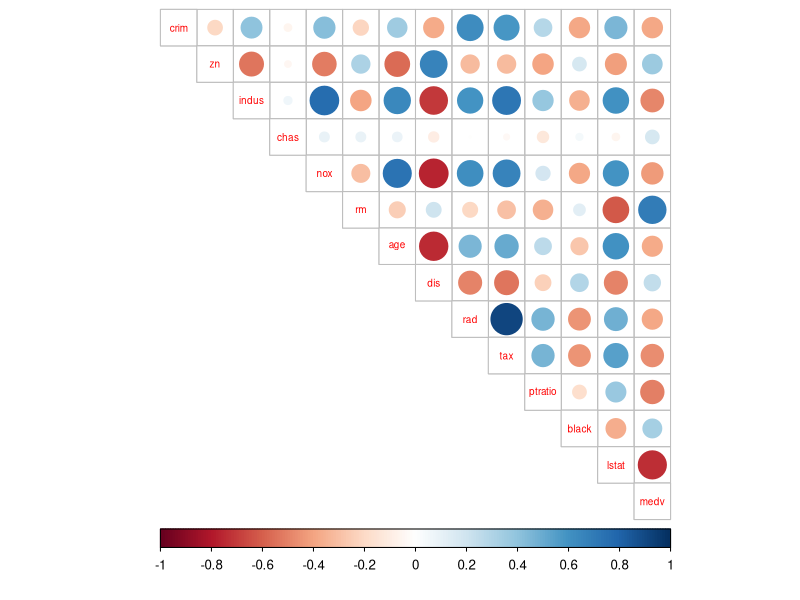
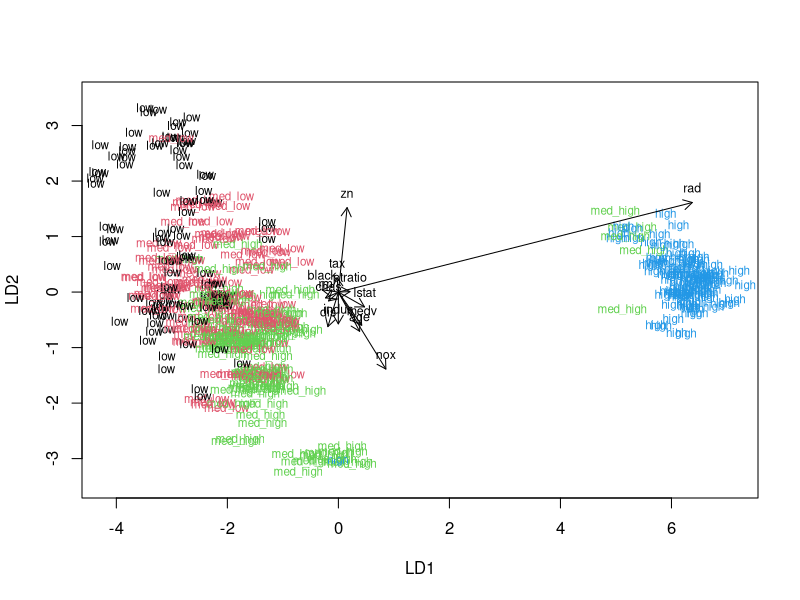
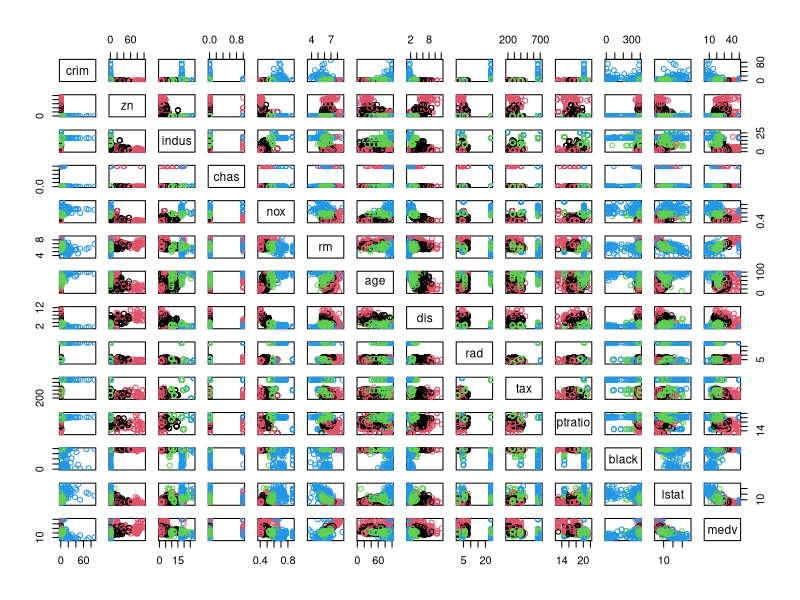

The R source for these figures, in order:
## ---- chunk 1
# access the MASS package
library(MASS)
# load the data
data("Boston")
## ---- chunk 2
# Exploring the dimensions of the data
dim(Boston)
## ---- chunk 3
# Exploring the structure of the data
str(Boston)
## ---- chunk 4
# Getting the summary of the data
summary(Boston)
## ---- chunk 5
library(corrplot, tidyverse)
# calculate the correlation matrix
cor_matrix<-cor(Boston)
# print the correlation matrix
corrplot(cor_matrix, type = "upper", cl.pos = "b", tl.pos = "d", tl.cex = 0.6)
## ---- chunk 6
# center and standardize variables
boston_scaled <- scale(Boston)

# summaries of the scaled variables
summary(boston_scaled)
## ---- chunk 7
# change the object to data frame
boston_scaled <- as.data.frame(boston_scaled)
## ---- chunk 8
# save the scaled crim as scaled_crim
scaled_crim <- boston_scaled$crim

# create a quantile vector of crim and print it
bins <- quantile(scaled_crim)

# create a categorical variable 'crime'
crime <- cut(scaled_crim, breaks = bins, include.lowest = TRUE, label=c("low", "med_low", "med_high", "high"))

# remove original crim from the dataset
boston_scaled <- dplyr::select(boston_scaled, -crim)

# add the new categorical value to scaled data
boston_scaled <- data.frame(boston_scaled, crime)
## ---- chunk 9
# Print summary of the new dataset
summary(boston_scaled)
## ---- chunk 10
# number of rows in the Boston dataset 
n <- nrow(boston_scaled)

# choose randomly 80% of the rows
ind <- sample(n,  size = n * 0.8)

# create train set
train <- boston_scaled[ind,]

# create test set 
test <- boston_scaled[-ind,]

# save the correct classes from test data
correct_classes <- test$crime
## ---- chunk 11
summary(train)
## ---- chunk 12
summary(test)
## ---- chunk 13
# linear discriminant analysis
lda.fit <- lda(crime ~ ., data = train)
lda.fit
## ---- chunk 14
# the function for lda biplot arrows
lda.arrows <- function(x, myscale = 1, arrow_heads = 0.1, color = "black", tex = 0.75, choices = c(1,2)){
  heads <- coef(x)
  arrows(x0 = 0, y0 = 0, 
         x1 = myscale * heads[,choices[1]], 
         y1 = myscale * heads[,choices[2]], col=color, length = arrow_heads)
  text(myscale * heads[,choices], labels = row.names(heads), 
       cex = tex, col=color, pos=3)
}

# target classes as numeric
classes <- as.numeric(train$crime)

# plot the lda results
plot(lda.fit, dimen = 2, pch = classes, col = classes)
lda.arrows(lda.fit, myscale =2)
## ---- chunk 15
# save the correct classes from test data
correct_classes <- test$crime

# remove the crime variable from test data
test <- dplyr::select(test, -crime)
## ---- chunk 16
# predict classes with test data
lda.pred <- predict(lda.fit, newdata = test)
## ---- chunk 17
# cross tabulate the results
table(correct = correct_classes, predicted = lda.pred$class)
## ---- chunk 18
# load MASS and Boston
library(MASS)
data('Boston')

# Scaling the variables
boston_scaled <- as.data.frame(boston_scaled)

# euclidean distance matrix
dist_eu <- dist(boston_scaled)

# look at the summary of the distances
summary(dist_eu)

## ---- chunk 19
# k-means clustering
km <- kmeans(dist_eu, centers = 4)

# plot the Boston dataset with clusters
pairs(Boston, col = km$cluster)

